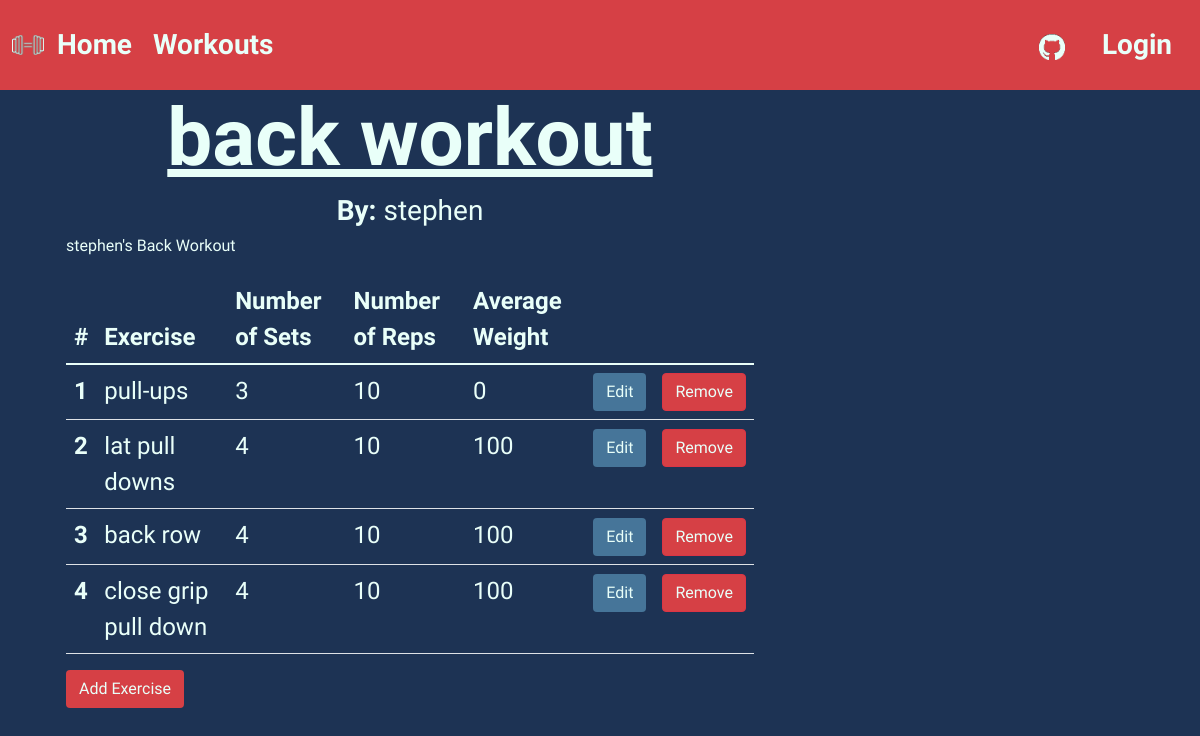
The app's page /workouts/70/ with its own data.
### workout_app/models.py (models this page shows, shortened)
class Workout(models.Model):
    workout_title = models.CharField(max_length=20)
    description = models.TextField(max_length=200)
    author = models.CharField(max_length=20)

class Exercise(models.Model):
    workout = models.ForeignKey('workout_app.workout',related_name = 'exercises',on_delete=models.CASCADE)
    name = models.CharField(max_length=20)
    number_of_sets = models.CharField(max_length=2)
    number_of_reps = models.CharField(max_length=2)
    weight = models.CharField(max_length=3)

### workout_app/views.py (the view)
# urls.py: path('workouts/<int:pk>/',views.WorkoutDetailView.as_view(),name='workout_detail'),
class WorkoutDetailView(DetailView):
    model = Workout

### workout_app/templates/workout_app/workout_detail.html (shortened to what this page needs)
{% extends 'base.html' %}
{% load static %}
{% block content %}
<div class="container workout-detail">
    <h1 class="workout-title">{{ workout.workout_title }}</h1>
    <h3 class="workout-author"><strong>By: </strong>{{ workout.author }}</h3>
    <h2 class="workout-desc">{{ workout.description }}</h2>
    <table class="table">
        <thead>
        <tr>
            <th scope="col">#</th>
            <th scope="col">Exercise</th>
            <th scope="col">Number of Sets</th>
            <th scope="col">Number of Reps</th>
            <th scope="col">Average Weight</th>
        </tr>
        </thead>
        <tbody>
        {% for exercise in workout.exercises.all %}
        <tr>
            {% if forloop.counter %}<th scope="row">{{ forloop.counter }}</th>{% endif %}
            <td>{{ exercise.name }}</td>
            <td>{{ exercise.number_of_sets }}</td>
            <td>{{ exercise.number_of_reps }}</td>
            <td>{{ exercise.weight }}</td>
            <td><a class="btn btn-edit" href="{% url 'edit_exercise' exercise.workout_id exercise.pk %}">Edit</a></td>
            <td><button type="button" class="btn btn-danger btn-remove" data-bs-toggle="modal" data-bs-target="#removeModal">Remove</button></td>
        </tr>
            {% endfor %}
        </tbody>
    </table>
    <a class="btn btn-remove" href="{% url 'add_exercise' workout.pk %}">Add Exercise</a>
</div>
{% endblock %}

### workout_app/static/css/test.css (style rules this page uses)
body { background-color: #1D3354; }
.btn-remove { font-family: 'Koulen', cursive; color: #E9FFF9; background-color: #D64045; }
.workout-detail { font-family: 'Koulen', cursive; color: #E9FFF9; }
.workout-title { font-size: 5rem; text-align: center; font-weight: bold; text-decoration: underline; }
.workout-author { text-align: center; }
.workout-desc { font-size: 1rem; margin-bottom: 20px; }
.table { font-family: 'Koulen', cursive; color: #E9FFF9; font-size: 1.5rem; }
.btn-edit { font-family: 'Koulen', cursive; color: #E9FFF9; background-color: #467599; }

### records on screen
Workout: workout_title "back workout", author "stephen", description "stephen's Back Workout"
Exercise: name "pull-ups", number_of_sets "3", number_of_reps "10", weight "0"
Exercise: name "lat pull downs", number_of_sets "4", number_of_reps "10", weight "100"
Exercise: name "back row", number_of_sets "4", number_of_reps "10", weight "100"
Exercise: name "close grip pull down", number_of_sets "4", number_of_reps "10", weight "100"
